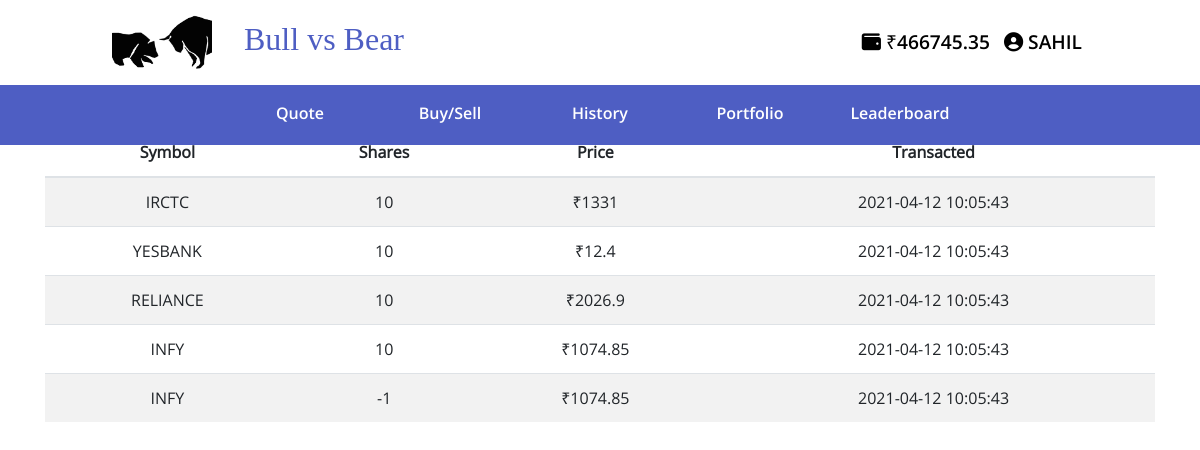
Screenshot of /history (signed in) with the database file from the repository.
### tables this page shows
CREATE TABLE 'users' ('id' INTEGER PRIMARY KEY AUTOINCREMENT NOT NULL, 'username' TEXT NOT NULL, 'hash' TEXT NOT NULL, 'cash' NUMERIC NOT NULL DEFAULT 10000.00 );

CREATE TABLE "history" (
	"id"	INTEGER NOT NULL,
	"symbol"	TEXT NOT NULL,
	"shares"	INTEGER NOT NULL,
	"price"	NUMERIC NOT NULL,
	"transacted"	TEXT NOT NULL
);

### app.py (the view)
@app.route("/history")
@login_required
def history():
    user = db.execute("SELECT username FROM users WHERE id = :id", id= session['user_id'])
    cash = db.execute("SELECT cash FROM users WHERE id=:id", id= session['user_id'])
    symbol=list()
    share=list()
    price=list()
    transacted=list()
    sy = db.execute("SELECT symbol FROM history WHERE id = :id", id= session['user_id'])
    sh = db.execute("SELECT shares FROM history WHERE id = :id", id= session['user_id'])
    pr = db.execute("SELECT price FROM history WHERE id = :id", id= session['user_id'])
    tr = db.execute("SELECT transacted FROM history WHERE id = :id", id= session['user_id'])
    for i in range (len(sy)):
        symbol.append(sy[i]["symbol"].upper())
    for i in range (len(sh)):
        share.append(sh[i]["shares"])
    for i in range (len(pr)):
        price.append(pr[i]["price"])
    for i in range (len(tr)):
        transacted.append(tr[i]["transacted"])
    data = zip(symbol,share,price,transacted)
    return render_template("history.html", data=data, user=user[0]["username"], cash=cash[0]["cash"])

### helpers.py (called while the page is built)
def login_required(f):
    @wraps(f)
    def decorated_function(*args, **kwargs):
        if session.get("user_id") is None:
            return redirect(url_for("login", next=request.url))
        return f(*args, **kwargs)
    return decorated_function

### templates/history.html (shortened to what this page needs)
{% extends "layout.html" %}
{% block main %}
<div class = "container">
<table class="table table-striped">
    <thead>
    <tr>
        <th>Symbol</th>
        <th>Shares</th>
        <th>Price</th>
        <th>Transacted</th>
    </tr>
    </thead>
    {% for row in data %}
    <tr>
        <td>{{row[0]}}</td>
        <td>{{row[1]}}</td>
        <td>₹{{row[2]}}</td>
        <td>{{row[3]}}</td>
    </tr>
    {% endfor %}
</table>
</div>
{% endblock %}

### templates/layout.html (shortened to what this page needs)
<!DOCTYPE html>
<html lang="en">
  <head>
    <link rel="stylesheet" href="static/css/alert.css" />
    <link
      href="{{ url_for('static', filename='styles.css') }}"
      rel="stylesheet"
    />
    <link
      rel="stylesheet"
      href="https://stackpath.bootstrapcdn.com/bootstrap/4.5.2/css/bootstrap.min.css"
    />
  </head>
  <body>
    <nav class="navbar navbar-expand-lg fixed-top">
      <a class="navbar-brand" href="{{ url_for('index') }}"
        ><img src="static/images/logo.png" class="logo" />&nbsp;&nbsp;&nbsp;&nbsp;Bull vs Bear</a
      >
      <div class="collapse navbar-collapse" id="navbarSupportedContent">
        {% if session.user_id %}
        <ul class="navbar-nav ml-auto">
          <li class="nav-item">
            <a class="nav-link" href="{{ url_for('wallet') }}"
              ><i class="fas fa-wallet"></i> ₹{{"%.2f"|format(cash)}}</a
            >
          </li>
          <li class="nav-item">
            <div class="dropdown">
              <button data-toggle="dropdown" class="userButton">
                <i class="fas fa-user-circle"></i> {{user}}
              </button>
            </div>
          </li>
        </ul>
        {% endif %}
      </div>
    </nav>
    <nav class="category-nav">
      <button class="category-nav-link">
        <a href="{{ url_for('quote') }}">Quote</a>
      </button>
      <button class="category-nav-link">
        <a href="{{ url_for('trade') }}">Buy/Sell</a>
      </button>
      <button class="category-nav-link">
        <a href="{{ url_for('history')}}">History</a>
      </button>
      <button class="category-nav-link">
        <a href="{{ url_for('portfolio')}}">Portfolio</a>
      </button>
      <button class="category-nav-link">
        <a href="{{ url_for('leaderboard')}}">Leaderboard</a>
      </button>
    </nav>
    <main>{% block main %}{% endblock %}</main>
  </body>
</html>

### static/css/alert.css (style rules this page uses)
button, .dot { cursor: pointer; }

### static/styles.css (style rules this page uses)
body { padding-top: 127px; font-family: OpenSans-Regular !important; }
.container { margin-left: auto; margin-right: auto; text-align: center; }
nav.navbar.navbar-expand-lg.fixed-top { padding: 0 7rem; background: white; }
.logo { max-width: 100px; }
a.navbar-brand { color: #4e5ec3; font-family: Quicksand; font-size: 2em; }
a.nav-link { color: black; font-family: OpenSans-SemiBold; font-size: 1.2em; }
.userButton { background: transparent; outline: none !important; border: none; height: 45px; text-transform: uppercase; font-family: OpenSans-Semibold; font-size: 1.2em; }
.category-nav { display: inline-flex; width: 100%; background: #4e5ec3; height: 65px; align-items: center; justify-content: center; position: fixed; top: 80px; z-index: 100; }
.category-nav-link { background: none; border: none; outline: none; width: 150px; }
.category-nav-link a { color: white; text-decoration: none; font-family: OpenSans-SemiBold; }
main td { text-align: center; }

### rows the page displays
users: cash "466745.35", username "SAHIL"
history: symbol "IRCTC", shares "10", price "1331", transacted "2021-04-12 10:05:43"
history: symbol "YESBANK", shares "10", price "12.4", transacted "2021-04-12 10:05:43"
history: symbol "RELIANCE", shares "10", price "2026.9", transacted "2021-04-12 10:05:43"
history: symbol "INFY", shares "10", price "1074.85", transacted "2021-04-12 10:05:43"
history: symbol "INFY", shares "-1", price "1074.85", transacted "2021-04-12 10:05:43"
